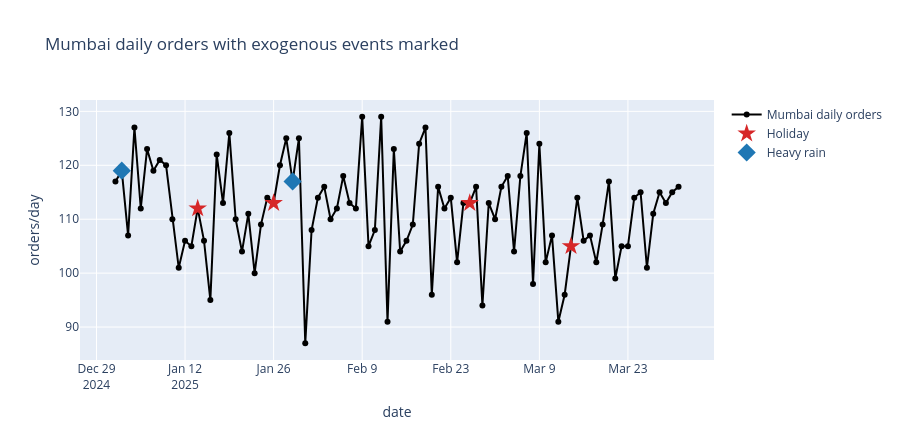

Notebook source saved alongside this figure:
### Markdown cell above
## 1. Visualise the series + the exogenous events

### Code cell
fig = go.Figure()
fig.add_trace(go.Scatter(x=mumbai.index, y=mumbai.orders, mode='lines+markers',
                         name='Mumbai daily orders', line=dict(color='black', width=2)))
# Mark holidays
holiday_dates = [d for d in mumbai.index if d in holidays_set]
holiday_orders = [mumbai.loc[d, 'orders'] for d in holiday_dates]
fig.add_trace(go.Scatter(x=holiday_dates, y=holiday_orders, mode='markers',
                         name='Holiday', marker=dict(color='#d62728', size=14, symbol='star')))
# Mark heavy rain days
rain_dates  = [d for d in mumbai.index if exog.loc[d, 'heavy_rain'] == 1]
rain_orders = [mumbai.loc[d, 'orders'] for d in rain_dates]
fig.add_trace(go.Scatter(x=rain_dates, y=rain_orders, mode='markers',
                         name='Heavy rain', marker=dict(color='#1f77b4', size=14, symbol='diamond')))
fig.update_layout(
    title='Mumbai daily orders with exogenous events marked',
    xaxis_title='date', yaxis_title='orders/day',
    height=440,
)
fig.write_html(FIG / '08_series_with_exog.html', include_plotlyjs='cdn')
fig.show()
